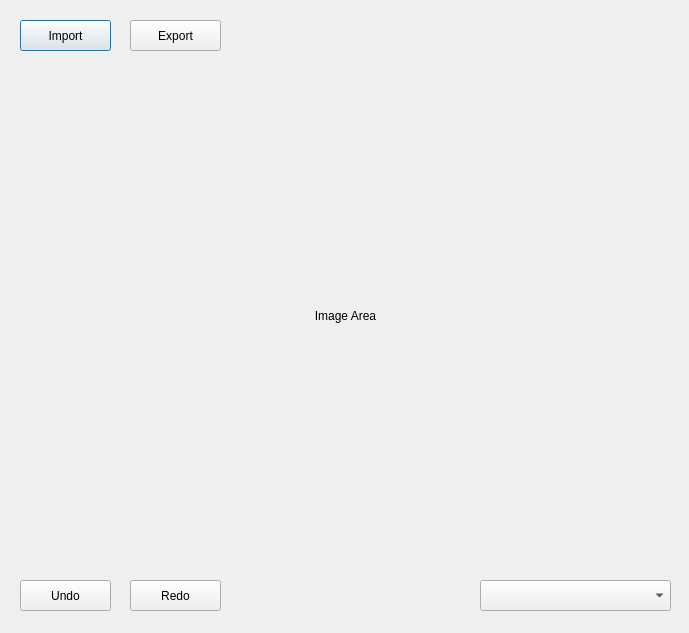
<?xml version="1.0" encoding="UTF-8"?>
<ui version="4.0">
 <class>Dialog</class>
 <widget class="QDialog" name="Dialog">
  <property name="geometry">
   <rect>
    <x>0</x>
    <y>0</y>
    <width>689</width>
    <height>633</height>
   </rect>
  </property>
  <property name="windowTitle">
   <string>Image Adjustment</string>
  </property>
  <widget class="QPushButton" name="import_button">
   <property name="geometry">
    <rect>
     <x>20</x>
     <y>20</y>
     <width>91</width>
     <height>31</height>
    </rect>
   </property>
   <property name="toolTip">
    <string>Import Image</string>
   </property>
   <property name="text">
    <string>Import</string>
   </property>
  </widget>
  <widget class="QPushButton" name="export_button">
   <property name="geometry">
    <rect>
     <x>130</x>
     <y>20</y>
     <width>91</width>
     <height>31</height>
    </rect>
   </property>
   <property name="toolTip">
    <string>Export Image</string>
   </property>
   <property name="text">
    <string>Export</string>
   </property>
  </widget>
  <widget class="QPushButton" name="undo_button">
   <property name="geometry">
    <rect>
     <x>20</x>
     <y>580</y>
     <width>91</width>
     <height>31</height>
    </rect>
   </property>
   <property name="text">
    <string>Undo</string>
   </property>
  </widget>
  <widget class="QPushButton" name="redo_button">
   <property name="geometry">
    <rect>
     <x>130</x>
     <y>580</y>
     <width>91</width>
     <height>31</height>
    </rect>
   </property>
   <property name="text">
    <string>Redo</string>
   </property>
  </widget>
  <widget class="QComboBox" name="process_combo">
   <property name="geometry">
    <rect>
     <x>480</x>
     <y>580</y>
     <width>191</width>
     <height>31</height>
    </rect>
   </property>
  </widget>
  <widget class="QLabel" name="image_area">
   <property name="geometry">
    <rect>
     <x>20</x>
     <y>70</y>
     <width>651</width>
     <height>491</height>
    </rect>
   </property>
   <property name="text">
    <string>Image Area</string>
   </property>
   <property name="alignment">
    <set>Qt::AlignCenter</set>
   </property>
  </widget>
 </widget>
 <resources/>
 <connections/>
</ui>
